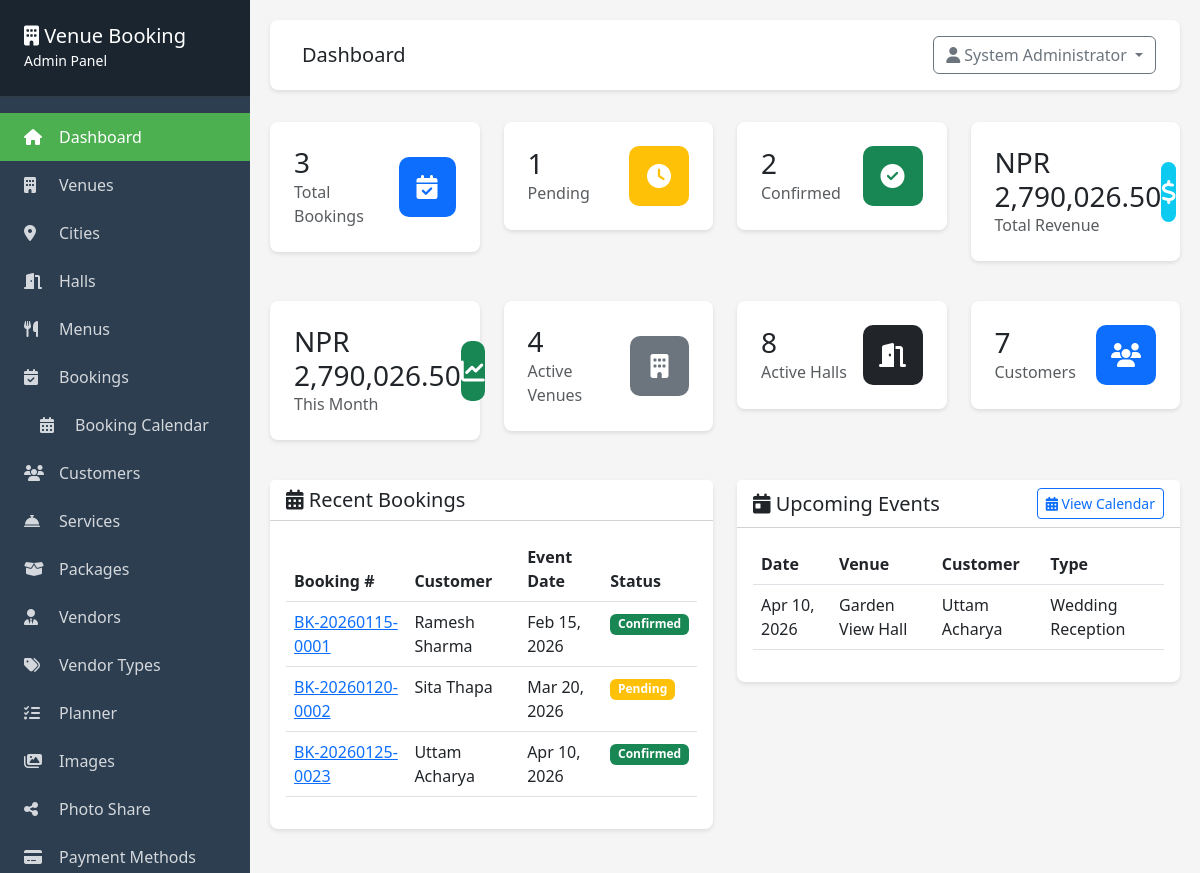
Page /admin/dashboard.php (signed in) on the committed database.
### tables this page shows
CREATE TABLE IF NOT EXISTS bookings (
    id INT PRIMARY KEY AUTO_INCREMENT,
    booking_number VARCHAR(50) UNIQUE NOT NULL,
    customer_id INT NOT NULL,
    hall_id INT DEFAULT NULL,
    custom_venue_name VARCHAR(255) DEFAULT NULL COMMENT 'Venue name when customer brings own venue (hall_id is NULL)',
    custom_hall_name VARCHAR(255) DEFAULT NULL COMMENT 'Hall/location name when customer brings own venue (hall_id is NULL)',
    event_date DATE NOT NULL,
    start_time TIME DEFAULT NULL,
    end_time TIME DEFAULT NULL,
    shift ENUM('morning', 'afternoon', 'evening', 'fullday') NOT NULL,
    event_type VARCHAR(100) NOT NULL,
    number_of_guests INT NOT NULL,
    hall_price DECIMAL(10, 2) NOT NULL,
    menu_total DECIMAL(10, 2) DEFAULT 0,
    services_total DECIMAL(10, 2) DEFAULT 0,
    subtotal DECIMAL(10, 2) NOT NULL,
    tax_amount DECIMAL(10, 2) DEFAULT 0,
    grand_total DECIMAL(10, 2) NOT NULL,
    special_requests TEXT,
    booking_status ENUM('pending', 'payment_submitted', 'confirmed', 'cancelled', 'completed') DEFAULT 'pending',
    payment_status ENUM('pending', 'partial', 'paid', 'cancelled') DEFAULT 'pending',
    advance_payment_received TINYINT(1) DEFAULT 0 COMMENT 'Whether advance payment has been received (0=No, 1=Yes)',
    created_at TIMESTAMP DEFAULT CURRENT_TIMESTAMP,
    updated_at TIMESTAMP DEFAULT CURRENT_TIMESTAMP ON UPDATE CURRENT_TIMESTAMP,
    FOREIGN KEY (customer_id) REFERENCES customers(id),
    FOREIGN KEY (hall_id) REFERENCES halls(id) ON DELETE SET NULL,
    INDEX idx_event_date (event_date),
    INDEX idx_booking_number (booking_number),
    INDEX idx_status (booking_status),
    INDEX idx_advance_payment_received (advance_payment_received)
);

CREATE TABLE IF NOT EXISTS customers (
    id INT PRIMARY KEY AUTO_INCREMENT,
    full_name VARCHAR(255) NOT NULL,
    phone VARCHAR(20) NOT NULL,
    email VARCHAR(100),
    address TEXT,
    city VARCHAR(100) NULL,
    loyalty_points INT NOT NULL DEFAULT 0,
    created_at TIMESTAMP DEFAULT CURRENT_TIMESTAMP,
    updated_at TIMESTAMP DEFAULT CURRENT_TIMESTAMP ON UPDATE CURRENT_TIMESTAMP,
    INDEX idx_phone (phone),
    INDEX idx_email (email),
    INDEX idx_city (city)
);

### includes/functions.php (called while the page is built, shortened)
<?php
function formatCurrency($amount) {
    $currency = getSetting('currency', 'NPR');
    return $currency . ' ' . number_format($amount, 2);
}
function getSetting($key, $default = '') {
    static $cache = [];
    if (array_key_exists($key, $cache)) {
        return $cache[$key];
    }
    $env_map = [
        'email_enabled'     => 'MAIL_NOTIFICATIONS_ENABLED',
        'email_from_name'   => 'MAIL_FROM_NAME',
        'email_from_address'=> 'MAIL_FROM_ADDRESS',
        'admin_email'       => 'MAIL_ADMIN_EMAIL',
        'smtp_enabled'      => 'MAIL_SMTP_ENABLED',
        'smtp_host'         => 'MAIL_HOST',
        'smtp_port'         => 'MAIL_PORT',
        'smtp_username'     => 'MAIL_USERNAME',
        'smtp_password'     => 'MAIL_PASSWORD',
        'smtp_encryption'   => 'MAIL_ENCRYPTION',
    ];
    try {
        $db = getDB();
        $stmt = $db->prepare("SELECT setting_value FROM settings WHERE setting_key = ?");
        $stmt->execute([$key]);
        $result = $stmt->fetch();
        $value = $result ? $result['setting_value'] : null;
        $cache[$key] = ($value !== null) ? $value : $default;
        return $cache[$key];
    } catch (Exception $e) {
        error_log("Error in getSetting for key '$key': " . $e->getMessage());
        if (isset($env_map[$key])) {
            $env_value = $_ENV[$env_map[$key]] ?? getenv($env_map[$key]);
            if ($env_value !== false && $env_value !== null) {
                $cache[$key] = $env_value;
                return $cache[$key];
            }
        }
        $cache[$key] = $default;
        return $default;
    }
}
    ?>

### admin/dashboard.php (the view, shortened to what this page needs)
<?php
require_once __DIR__ . '/includes/header.php';
$db = getDB();
$stats = [];
$stmt = $db->query("SELECT COUNT(*) as count FROM bookings");
$stats['total_bookings'] = $stmt->fetch()['count'];
$stmt = $db->query("SELECT COUNT(*) as count FROM bookings WHERE booking_status = 'pending'");
$stats['pending_bookings'] = $stmt->fetch()['count'];
$stmt = $db->query("SELECT COUNT(*) as count FROM bookings WHERE booking_status = 'confirmed'");
$stats['confirmed_bookings'] = $stmt->fetch()['count'];
$stmt = $db->query("SELECT SUM(grand_total) as total FROM bookings WHERE booking_status != 'cancelled'");
$stats['total_revenue'] = $stmt->fetch()['total'] ?? 0;
$stmt = $db->query("SELECT SUM(grand_total) as total FROM bookings WHERE MONTH(created_at) = MONTH(CURRENT_DATE()) AND YEAR(created_at) = YEAR(CURRENT_DATE()) AND booking_status != 'cancelled'");
$stats['month_revenue'] = $stmt->fetch()['total'] ?? 0;
$stmt = $db->query("SELECT COUNT(*) as count FROM venues WHERE status = 'active'");
$stats['total_venues'] = $stmt->fetch()['count'];
$stmt = $db->query("SELECT COUNT(*) as count FROM halls WHERE status = 'active'");
$stats['total_halls'] = $stmt->fetch()['count'];
$stmt = $db->query("SELECT COUNT(*) as count FROM customers");
$stats['total_customers'] = $stmt->fetch()['count'];
$stmt = $db->query("SELECT b.*, c.full_name, COALESCE(h.name, b.custom_hall_name) as hall_name, COALESCE(v.name, b.custom_venue_name) as venue_name
                    FROM bookings b
                    INNER JOIN customers c ON b.customer_id = c.id
                    LEFT JOIN halls h ON b.hall_id = h.id
                    LEFT JOIN venues v ON h.venue_id = v.id
                    ORDER BY b.created_at DESC
                    LIMIT 10");
$recent_bookings = $stmt->fetchAll();
$stmt = $db->query("SELECT b.*, c.full_name, COALESCE(h.name, b.custom_hall_name) as hall_name, COALESCE(v.name, b.custom_venue_name) as venue_name
                    FROM bookings b
                    INNER JOIN customers c ON b.customer_id = c.id
                    LEFT JOIN halls h ON b.hall_id = h.id
                    LEFT JOIN venues v ON h.venue_id = v.id
                    WHERE b.event_date >= CURDATE()
                    AND b.booking_status != 'cancelled'
                    ORDER BY b.event_date ASC
                    LIMIT 10");
$upcoming_events = $stmt->fetchAll();
?>
<div class="row">
    <div class="col-md-3 col-sm-6 mb-3">
        <div class="stat-card">
            <div class="d-flex justify-content-between align-items-center">
                <div>
                    <h3 class="mb-0"><?php echo $stats['total_bookings']; ?></h3>
                    <p class="text-muted mb-0">Total Bookings</p>
                </div>
                <div class="stat-icon bg-primary text-white">
                    <i class="fas fa-calendar-check"></i>
                </div>
            </div>
        </div>
    </div>
    <div class="col-md-3 col-sm-6 mb-3">
        <div class="stat-card">
            <div class="d-flex justify-content-between align-items-center">
                <div>
                    <h3 class="mb-0"><?php echo $stats['pending_bookings']; ?></h3>
                    <p class="text-muted mb-0">Pending</p>
                </div>
                <div class="stat-icon bg-warning text-white">
                    <i class="fas fa-clock"></i>
                </div>
            </div>
        </div>
    </div>
    <div class="col-md-3 col-sm-6 mb-3">
        <div class="stat-card">
            <div class="d-flex justify-content-between align-items-center">
                <div>
                    <h3 class="mb-0"><?php echo $stats['confirmed_bookings']; ?></h3>
                    <p class="text-muted mb-0">Confirmed</p>
                </div>
                <div class="stat-icon bg-success text-white">
                    <i class="fas fa-check-circle"></i>
                </div>
            </div>
        </div>
    </div>
    <div class="col-md-3 col-sm-6 mb-3">
        <div class="stat-card">
            <div class="d-flex justify-content-between align-items-center">
                <div>
                    <h3 class="mb-0"><?php echo formatCurrency($stats['total_revenue']); ?></h3>
                    <p class="text-muted mb-0">Total Revenue</p>
                </div>
                <div class="stat-icon bg-info text-white">
                    <i class="fas fa-dollar-sign"></i>
                </div>
            </div>
        </div>
    </div>
</div>
<div class="row">
    <div class="col-md-3 col-sm-6 mb-3">
        <div class="stat-card">
            <div class="d-flex justify-content-between align-items-center">
                <div>
                    <h3 class="mb-0"><?php echo formatCurrency($stats['month_revenue']); ?></h3>
                    <p class="text-muted mb-0">This Month</p>
                </div>
                <div class="stat-icon bg-success text-white">
                    <i class="fas fa-chart-line"></i>
                </div>
            </div>
        </div>
    </div>
    <div class="col-md-3 col-sm-6 mb-3">
        <div class="stat-card">
            <div class="d-flex justify-content-between align-items-center">
                <div>
                    <h3 class="mb-0"><?php echo $stats['total_venues']; ?></h3>
                    <p class="text-muted mb-0">Active Venues</p>
                </div>
                <div class="stat-icon bg-secondary text-white">
                    <i class="fas fa-building"></i>
                </div>
            </div>
        </div>
    </div>
    <div class="col-md-3 col-sm-6 mb-3">
        <div class="stat-card">
            <div class="d-flex justify-content-between align-items-center">
                <div>
                    <h3 class="mb-0"><?php echo $stats['total_halls']; ?></h3>
                    <p class="text-muted mb-0">Active Halls</p>
                </div>
                <div class="stat-icon bg-dark text-white">
                    <i class="fas fa-door-open"></i>
                </div>
            </div>
        </div>
    </div>
    <div class="col-md-3 col-sm-6 mb-3">
        <div class="stat-card">
            <div class="d-flex justify-content-between align-items-center">
                <div>
                    <h3 class="mb-0"><?php echo $stats['total_customers']; ?></h3>
                    <p class="text-muted mb-0">Customers</p>
                </div>
                <div class="stat-icon bg-primary text-white">
                    <i class="fas fa-users"></i>
                </div>
            </div>
        </div>
    </div>
</div>
<div class="row">
    <div class="col-lg-6 mb-4">
        <div class="card">
            <div class="card-header bg-white">
                <h5 class="mb-0"><i class="fas fa-calendar-alt"></i> Recent Bookings</h5>
            </div>
            <div class="card-body">
                <?php if (empty($recent_bookings)): ?>
                    <p class="text-muted">No bookings yet.</p>
                <?php else: ?>
                    <div class="table-responsive">
                        <table class="table table-hover">
                            <thead>
                                <tr>
                                    <th>Booking #</th>
                                    <th>Customer</th>
                                    <th>Event Date</th>
                                    <th>Status</th>
                                </tr>
                            </thead>
                            <tbody>
                                <?php foreach ($recent_bookings as $booking): ?>
                                    <tr>
                                        <td><a href="bookings/view.php?id=<?php echo $booking['id']; ?>"><?php echo $booking['booking_number']; ?></a></td>
                                        <td><?php echo htmlspecialchars($booking['full_name']); ?></td>
                                        <td><?php echo date('M d, Y', strtotime($booking['event_date'])); ?></td>
                                        <td>
                                            <span class="badge bg-<?php
                                                echo $booking['booking_status'] == 'confirmed' ? 'success' :
                                                    ($booking['booking_status'] == 'pending' ? 'warning' : 'danger');
                                            ?>">
                                                <?php echo ucfirst($booking['booking_status']); ?>
                                            </span>
                                        </td>
                                    </tr>
                                <?php endforeach; ?>
                            </tbody>
                        </table>
                    </div>
                <?php endif; ?>
            </div>
        </div>
    </div>
    <div class="col-lg-6 mb-4">
        <div class="card">
            <div class="card-header bg-white d-flex justify-content-between align-items-center">
                <h5 class="mb-0"><i class="fas fa-calendar-day"></i> Upcoming Events</h5>
                <a href="<?php echo BASE_URL; ?>/admin/bookings/calendar.php" class="btn btn-outline-primary btn-sm">
                    <i class="fas fa-calendar-alt"></i> View Calendar
                </a>
            </div>
            <div class="card-body">
                <?php if (empty($upcoming_events)): ?>
                    <p class="text-muted">No upcoming events.</p>
                <?php else: ?>
                    <div class="table-responsive">
                        <table class="table table-hover">
                            <thead>
                                <tr>
                                    <th>Date</th>
                                    <th>Venue</th>
                                    <th>Customer</th>
                                    <th>Type</th>
                                </tr>
                            </thead>
                            <tbody>
                                <?php foreach ($upcoming_events as $event): ?>
                                    <tr>
                                        <td><?php echo date('M d, Y', strtotime($event['event_date'])); ?></td>
                                        <td><?php echo htmlspecialchars($event['venue_name']); ?></td>
                                        <td><?php echo htmlspecialchars($event['full_name']); ?></td>
                                        <td><?php echo htmlspecialchars($event['event_type']); ?></td>
                                    </tr>
                                <?php endforeach; ?>
                            </tbody>
                        </table>
                    </div>
                <?php endif; ?>
            </div>
        </div>
    </div>
</div>
<?php require_once __DIR__ . '/includes/footer.php'; ?>

### rows in the picture
bookings: booking_number "BK-20260115-0001", customer.full_name "Ramesh Sharma", event_date "Feb 15, 2026", booking_status "Confirmed"
bookings: booking_number "BK-20260120-0002", customer.full_name "Sita Thapa", event_date "Mar 20, 2026", booking_status "Pending"
bookings: booking_number "BK-20260125-0023", customer.full_name "Uttam Acharya", event_date "Apr 10, 2026", booking_status "Confirmed", venue_name "Garden View Hall", event_type "Wedding Reception"

### other values in the picture
$page_title "Dashboard"
$current_user['full_name'] "System Administrator"
$stats['total_bookings'] "3"
$stats['pending_bookings'] "1"
$stats['confirmed_bookings'] "2"
formatCurrency($stats['total_revenue']) "NPR 2,790,026.50"
formatCurrency($stats['month_revenue']) "NPR 2,790,026.50"
$stats['total_venues'] "4"
$stats['total_halls'] "8"
$stats['total_customers'] "7"
